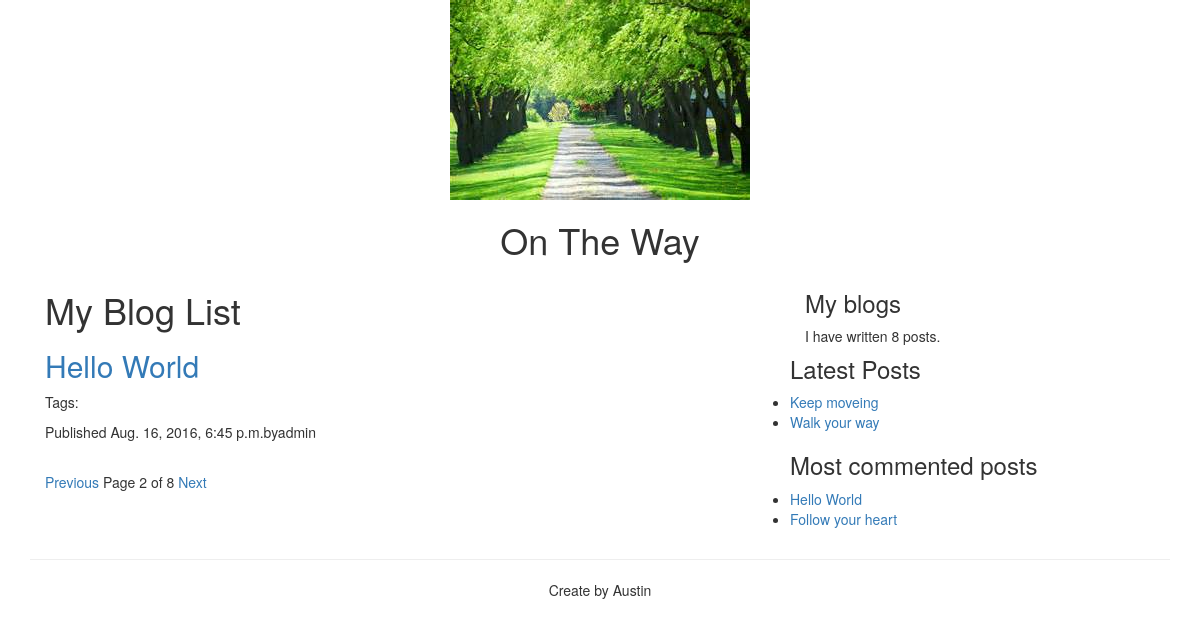
/blog/?page=2, run on an earlier commit of the app's database.
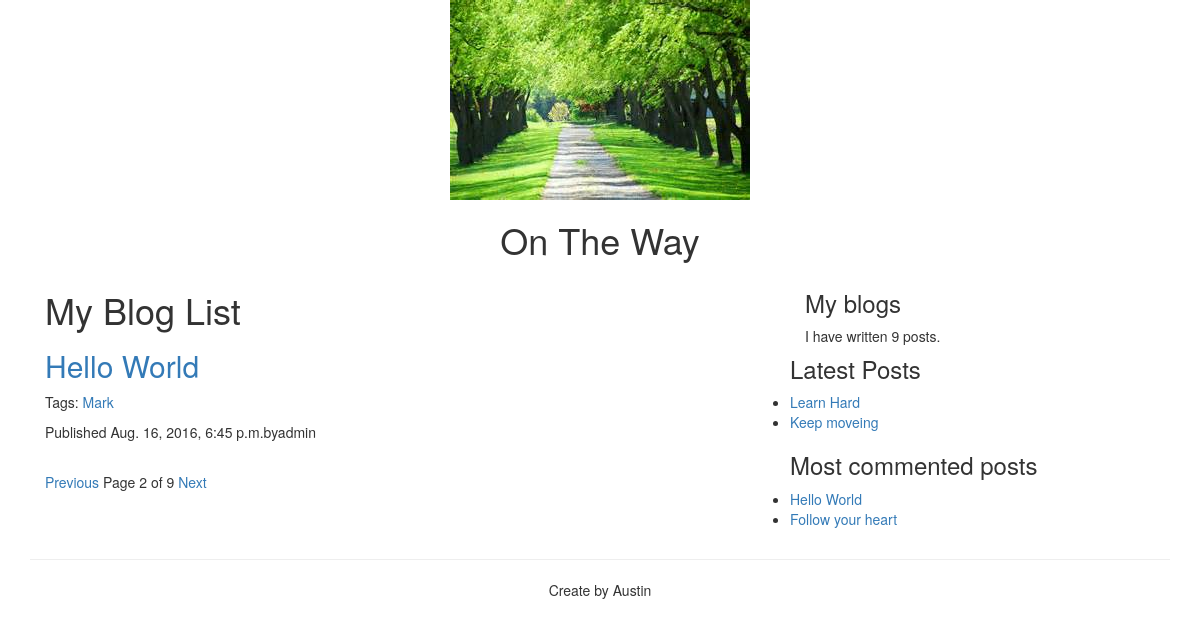
And on a later commit of the database.
### blog/models.py (models this page shows, shortened)
class Post(models.Model):
    STATUS_CHOICE = (("draft", "DRAFT"), ("published", "PUBLISHED"),)
    title = models.CharField(max_length=250)
    slug = models.SlugField(max_length=250, unique_for_date="published")
    author = models.ForeignKey(User, related_name="blog_posts")
    body = models.TextField()
    published = models.DateTimeField(default=timezone.now)
    created = models.DateTimeField(auto_now_add=True)
    updated = models.DateTimeField(auto_now=True)
    status = models.CharField(max_length=10, choices=STATUS_CHOICE, default="draft")
    tags = TaggableManager()
    def get_absolute_url(self):
        return reverse('blog:post_detail', args=[self.published.year, self.published.strftime('%m'), self.published.strftime('%d'), self.slug])
    class Mate:
        ordering = ("-published",)

### blog/views.py (the view)
# urls.py: url(r'^tag/(?P<tag_slug>[-\w]+)/$', views.post_list, name='post_list_tag'),
def post_list(request, tag_slug=None):
    object_list = Post.objects.filter(status="published")
    tag = None
    if tag_slug:
        tag = get_object_or_404(Tag, slug=tag_slug)
        object_list = object_list.filter(tags__in=[tag])
    paginator = Paginator(object_list, 1)
    page = request.GET.get('page')
    try:
        current_page = paginator.page(page)
        posts = current_page.object_list
    except PageNotAnInteger:
        current_page = paginator.page(1)
        posts = current_page.object_list
    except EmptyPage:
        current_page = paginator.page(paginator.num_pages)
        posts = current_page.object_list
    return render(request, 'blog/post/list.html', {'posts':posts, "page":current_page, "tag": tag})

### blog/templatetags/blog_tags.py (called while the page is built)
@register.simple_tag
def total_posts():
	return Post.objects.filter(status="published").count()

@register.inclusion_tag('blog/post/latest_posts.html')
def latest_posts(count):
    posts = Post.objects.filter(status="published").order_by("-published")[:count]
    return {'latest_posts':posts}

@register.simple_tag
def most_commented_posts(count=2):
	all_post = Post.objects.filter(status="published")
	most_comments = all_post.annotate(total_comments=Count("comments")).order_by("-total_comments")[:count]
	return most_comments

### blog/templates/blog/post/list.html (shortened to what this page needs)
{% extends "blog/base.html" %}
{% load blog_tags %}
{% block content %}
<article class="col-xs-12 col-md-8">
<h1>My Blog List</h1>
  {% for post in posts %}
  <h2><a href="{{ post.get_absolute_url }}">{{ post.title }}</a></h2>
  <p>
	Tags:
	  {% for tag in post.tags.all %}
	    <a href="{% url 'blog:post_list_tag' tag.slug %}">{{ tag.name }}</a>
	  {% endfor %}
  </p>
  <p>Published {{ post.published }}by{{ post.author }}</p>
  {% endfor %}
  {% include 'blog/post/pagination.html' %}
</article>
<aside class="col-xs-6 col-md-4">
  <h3>My blogs</h3>
  <p>I have written {% total_posts %} posts.</p>
</aside>
<h3>Latest Posts</h3>
{% latest_posts 2 %}
<h3>Most commented posts</h3>
{% most_commented_posts as comments %}
<ul>
  {% for post in comments %}
  <li><a href="{{ post.get_absolute_url }}">{{ post.title }}</a></li>
  {% endfor %}
 </ul>
{% endblock %}

### blog/templates/blog/post/latest_posts.html
<ul>
  {% for post in latest_posts %}
  <li><a href="{{ post.get_absolute_url }}">{{ post.title }}</a></li>
  {% endfor %}
 </ul>

What changed in the data, as far as the page shows it:
no longer on this page (row edited): Post: title "Walk your way", shown under "Latest Posts"
added Tag: name "Mark", shown under Post "Hello World"
added Post: title "Learn Hard", shown under "Latest Posts"
Also different on the page:
{{ page.paginator.num_pages }}: "8" → "9"
text no longer shown: "8"
text now shown: "9"
